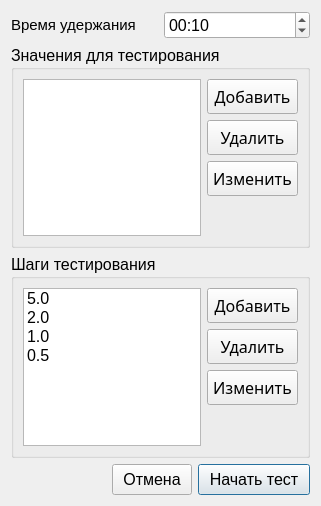
<?xml version="1.0" encoding="UTF-8"?>
<ui version="4.0">
 <class>OtherTestSettings</class>
 <widget class="QDialog" name="OtherTestSettings">
  <property name="geometry">
   <rect>
    <x>0</x>
    <y>0</y>
    <width>321</width>
    <height>506</height>
   </rect>
  </property>
  <property name="font">
   <font>
    <pointsize>14</pointsize>
   </font>
  </property>
  <property name="windowTitle">
   <string>Параметры тестирования</string>
  </property>
  <layout class="QVBoxLayout" name="verticalLayout_3">
   <item>
    <layout class="QHBoxLayout" name="horizontalLayout_3">
     <item>
      <widget class="QLabel" name="label">
       <property name="font">
        <font>
         <pointsize>12</pointsize>
        </font>
       </property>
       <property name="text">
        <string>&lt;html&gt;&lt;head/&gt;&lt;body&gt;&lt;p&gt;&lt;span style=&quot; font-size:11pt;&quot;&gt;Время удержания&lt;/span&gt;&lt;/p&gt;&lt;/body&gt;&lt;/html&gt;</string>
       </property>
      </widget>
     </item>
     <item>
      <widget class="QTimeEdit" name="timeEdit">
       <property name="font">
        <font>
         <pointsize>12</pointsize>
        </font>
       </property>
       <property name="currentSection">
        <enum>QDateTimeEdit::Section::SecondSection</enum>
       </property>
       <property name="displayFormat">
        <string>mm:ss</string>
       </property>
       <property name="currentSectionIndex">
        <number>1</number>
       </property>
       <property name="time">
        <time>
         <hour>0</hour>
         <minute>0</minute>
         <second>10</second>
        </time>
       </property>
      </widget>
     </item>
    </layout>
   </item>
   <item>
    <widget class="QGroupBox" name="groupBox_2">
     <property name="font">
      <font>
       <family>Segoe UI</family>
       <pointsize>12</pointsize>
      </font>
     </property>
     <property name="title">
      <string>Значения для тестирования</string>
     </property>
     <layout class="QHBoxLayout" name="horizontalLayout">
      <item>
       <widget class="QListWidget" name="listWidget_value">
        <property name="font">
         <font>
          <family>Segoe UI</family>
          <pointsize>12</pointsize>
         </font>
        </property>
        <property name="editTriggers">
         <set>QAbstractItemView::EditTrigger::CurrentChanged|QAbstractItemView::EditTrigger::DoubleClicked|QAbstractItemView::EditTrigger::EditKeyPressed</set>
        </property>
       </widget>
      </item>
      <item>
       <layout class="QVBoxLayout" name="verticalLayout">
        <item>
         <widget class="QPushButton" name="pushButton_add_value">
          <property name="font">
           <font>
            <family>HoloLens MDL2 Assets</family>
            <pointsize>12</pointsize>
           </font>
          </property>
          <property name="styleSheet">
           <string notr="true">padding: 5px 5px;</string>
          </property>
          <property name="text">
           <string>Добавить</string>
          </property>
          <property name="autoDefault">
           <bool>false</bool>
          </property>
         </widget>
        </item>
        <item>
         <widget class="QPushButton" name="pushButton_delete_value">
          <property name="font">
           <font>
            <family>HoloLens MDL2 Assets</family>
            <pointsize>12</pointsize>
           </font>
          </property>
          <property name="styleSheet">
           <string notr="true">padding: 5px 5px;</string>
          </property>
          <property name="text">
           <string>Удалить</string>
          </property>
         </widget>
        </item>
        <item>
         <widget class="QPushButton" name="pushButton_change_value">
          <property name="font">
           <font>
            <family>HoloLens MDL2 Assets</family>
            <pointsize>12</pointsize>
           </font>
          </property>
          <property name="styleSheet">
           <string notr="true">padding: 5px 5px;</string>
          </property>
          <property name="text">
           <string>Изменить</string>
          </property>
         </widget>
        </item>
        <item>
         <spacer name="verticalSpacer_2">
          <property name="orientation">
           <enum>Qt::Orientation::Vertical</enum>
          </property>
          <property name="sizeHint" stdset="0">
           <size>
            <width>20</width>
            <height>40</height>
           </size>
          </property>
         </spacer>
        </item>
       </layout>
      </item>
     </layout>
    </widget>
   </item>
   <item>
    <widget class="QGroupBox" name="groupBox">
     <property name="font">
      <font>
       <family>Segoe UI</family>
       <pointsize>12</pointsize>
      </font>
     </property>
     <property name="title">
      <string>Шаги тестирования</string>
     </property>
     <layout class="QHBoxLayout" name="horizontalLayout_2">
      <item>
       <widget class="QListWidget" name="listWidget_step">
        <property name="font">
         <font>
          <family>Segoe UI</family>
          <pointsize>12</pointsize>
         </font>
        </property>
        <item>
         <property name="text">
          <string>5.0</string>
         </property>
        </item>
        <item>
         <property name="text">
          <string>2.0</string>
         </property>
        </item>
        <item>
         <property name="text">
          <string>1.0</string>
         </property>
        </item>
        <item>
         <property name="text">
          <string>0.5</string>
         </property>
        </item>
       </widget>
      </item>
      <item>
       <layout class="QVBoxLayout" name="verticalLayout_2">
        <item>
         <widget class="QPushButton" name="pushButton_add_step">
          <property name="font">
           <font>
            <family>HoloLens MDL2 Assets</family>
            <pointsize>12</pointsize>
           </font>
          </property>
          <property name="styleSheet">
           <string notr="true">padding: 5px 5px;</string>
          </property>
          <property name="text">
           <string>Добавить</string>
          </property>
         </widget>
        </item>
        <item>
         <widget class="QPushButton" name="pushButton_delete_step">
          <property name="font">
           <font>
            <family>HoloLens MDL2 Assets</family>
            <pointsize>12</pointsize>
           </font>
          </property>
          <property name="styleSheet">
           <string notr="true">padding: 5px 5px;</string>
          </property>
          <property name="text">
           <string>Удалить</string>
          </property>
         </widget>
        </item>
        <item>
         <widget class="QPushButton" name="pushButton_change_step">
          <property name="font">
           <font>
            <family>HoloLens MDL2 Assets</family>
            <pointsize>12</pointsize>
           </font>
          </property>
          <property name="styleSheet">
           <string notr="true">padding: 5px 5px;</string>
          </property>
          <property name="text">
           <string>Изменить</string>
          </property>
         </widget>
        </item>
        <item>
         <spacer name="verticalSpacer">
          <property name="orientation">
           <enum>Qt::Orientation::Vertical</enum>
          </property>
          <property name="sizeHint" stdset="0">
           <size>
            <width>20</width>
            <height>40</height>
           </size>
          </property>
         </spacer>
        </item>
       </layout>
      </item>
     </layout>
    </widget>
   </item>
   <item>
    <layout class="QHBoxLayout" name="horizontalLayout_4">
     <item>
      <spacer name="horizontalSpacer_2">
       <property name="orientation">
        <enum>Qt::Orientation::Horizontal</enum>
       </property>
       <property name="sizeHint" stdset="0">
        <size>
         <width>40</width>
         <height>20</height>
        </size>
       </property>
      </spacer>
     </item>
     <item>
      <widget class="QPushButton" name="pushButton_cancel">
       <property name="font">
        <font>
         <pointsize>12</pointsize>
        </font>
       </property>
       <property name="styleSheet">
        <string notr="true">padding: 5px 10px;</string>
       </property>
       <property name="text">
        <string>Отмена</string>
       </property>
      </widget>
     </item>
     <item>
      <widget class="QPushButton" name="pushButton_start">
       <property name="font">
        <font>
         <pointsize>12</pointsize>
        </font>
       </property>
       <property name="styleSheet">
        <string notr="true">padding: 5px 10px;</string>
       </property>
       <property name="text">
        <string>Начать тест</string>
       </property>
       <property name="default">
        <bool>true</bool>
       </property>
      </widget>
     </item>
    </layout>
   </item>
  </layout>
 </widget>
 <resources/>
 <connections>
  <connection>
   <sender>pushButton_cancel</sender>
   <signal>clicked()</signal>
   <receiver>OtherTestSettings</receiver>
   <slot>reject()</slot>
   <hints>
    <hint type="sourcelabel">
     <x>80</x>
     <y>360</y>
    </hint>
    <hint type="destinationlabel">
     <x>19</x>
     <y>362</y>
    </hint>
   </hints>
  </connection>
  <connection>
   <sender>pushButton_start</sender>
   <signal>clicked()</signal>
   <receiver>OtherTestSettings</receiver>
   <slot>accept()</slot>
   <hints>
    <hint type="sourcelabel">
     <x>147</x>
     <y>357</y>
    </hint>
    <hint type="destinationlabel">
     <x>225</x>
     <y>376</y>
    </hint>
   </hints>
  </connection>
 </connections>
</ui>
